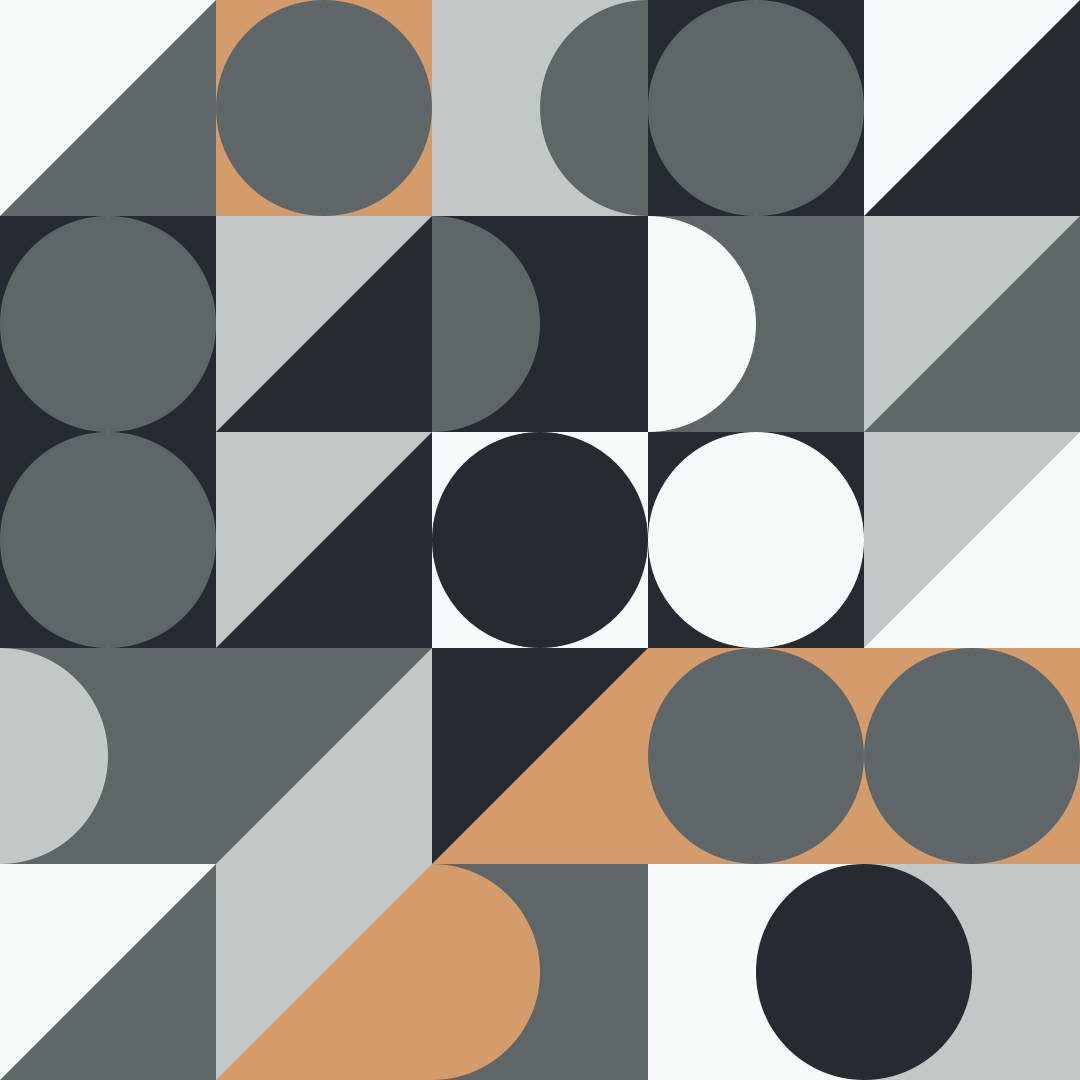
Frame 1 (no input)
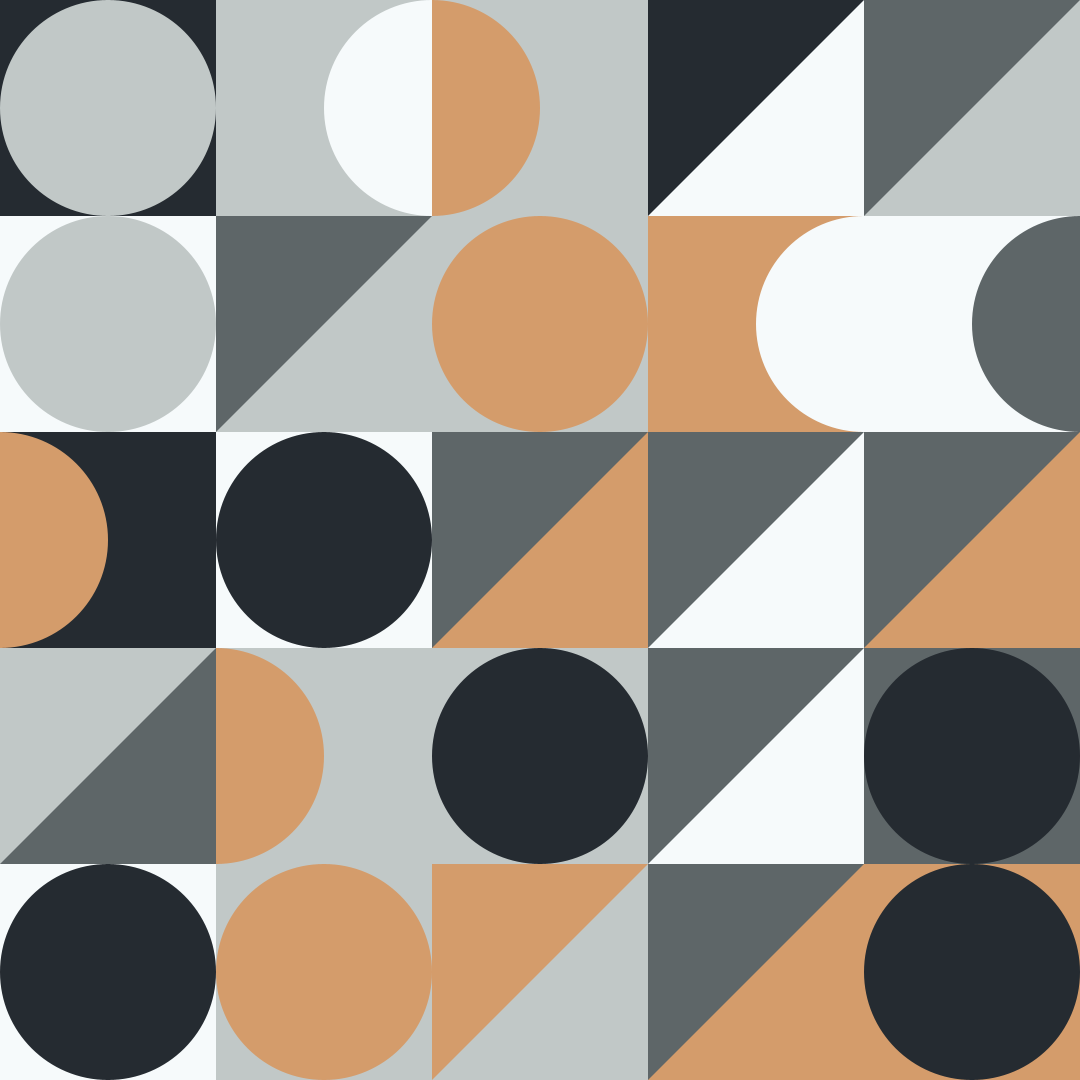
Frame 2 (the mouse pressed at the canvas centre, redrawn once)

The Processing sketch that drew these frames (run headless with seeded random() and noise(); the mouse was pressed at the canvas centre and the sketch redrawn once):

// Processing sketch: sketch_210608b
// ── sketch_210608b.pde
int cols = 5;
int rows = 5;
int screenshotCount=1;
// https://colorpalettes.net/color-palette-4288/
color c1 = #252b31;
color c2 = #5e6668;
color c3 = #c1c8c7;
color c4 = #f6fafb;
color c5 = #d49c6b;
color[] colors  = {c1, c2, c3, c4, c5};
int gH, gW;
void setup() {
  size(1080,1080);
  gH = height/rows;
  gW = width/cols;
}

void cell(int r, int c, color bgC, color shapeC) {
  noStroke();
  fill(bgC);
  // create background
  beginShape();
  // top left
  vertex(gW*r,gH*c);
  //top right
  vertex(gW*(r+1),gH*c);
  // bottom right
  vertex(gW*(r+1),gH*(c+1));
  // bottom left
  vertex(gW*r,gH*(c+1));
  endShape();
  // create overlay shape
  fill(shapeC);

  // which overlay to use
  int sT = int(random(3));

  // half circle
  if (sT == 0) {
      int a = int(random(2));
      if(a == 1) {
        //print("LEFT!");
        // left
        arc(gW*r, gH*c+gH/2, gW, gH, radians(-90), radians(90));
      } else {
        //print("RIGHT!");
        // right
        arc(gW*r+gW, gH*c+gH/2, gW, gH, radians(90), radians(270));
      }
  }

  // full circle
  if (sT == 1) {
    ellipse(gW*r+gW/2, gH*c+gH/2, gW, gH);
  }
  // triangle
  if (sT == 2) {
      int t = int(random(2));
      beginShape();
      if(t == 1) {

        //top left
        vertex(gW*r,gH*c);
        vertex(gW*(r+1),gH*c);
        vertex(gW*r,gH*(c+1));
      } else {

        // bottom right
        vertex(gW*(r+1),gH*c);
        vertex(gW*(r+1),gH*(c+1));
        vertex(gW*r,gH*(c+1));
      }
      endShape();
  }

}


void draw() {
  background(0);
  noLoop();
  noStroke();
  for(int c=0; c < cols; c++) {
    for(int r=0; r < rows; r++) {
        // bg color
        int cI = int(random(colors.length));
        // shape color
        int scI = int(random(colors.length));
        // make sure the shape and the background color don't match
        while(scI == cI) {
          scI = int(random(colors.length));
        }
        cell(r, c, colors[cI], colors[scI]);
    }
  }
  save("result"+nf(screenshotCount,4)+".png");
  screenshotCount++;
}

void keyPressed() {
  redraw();
}
